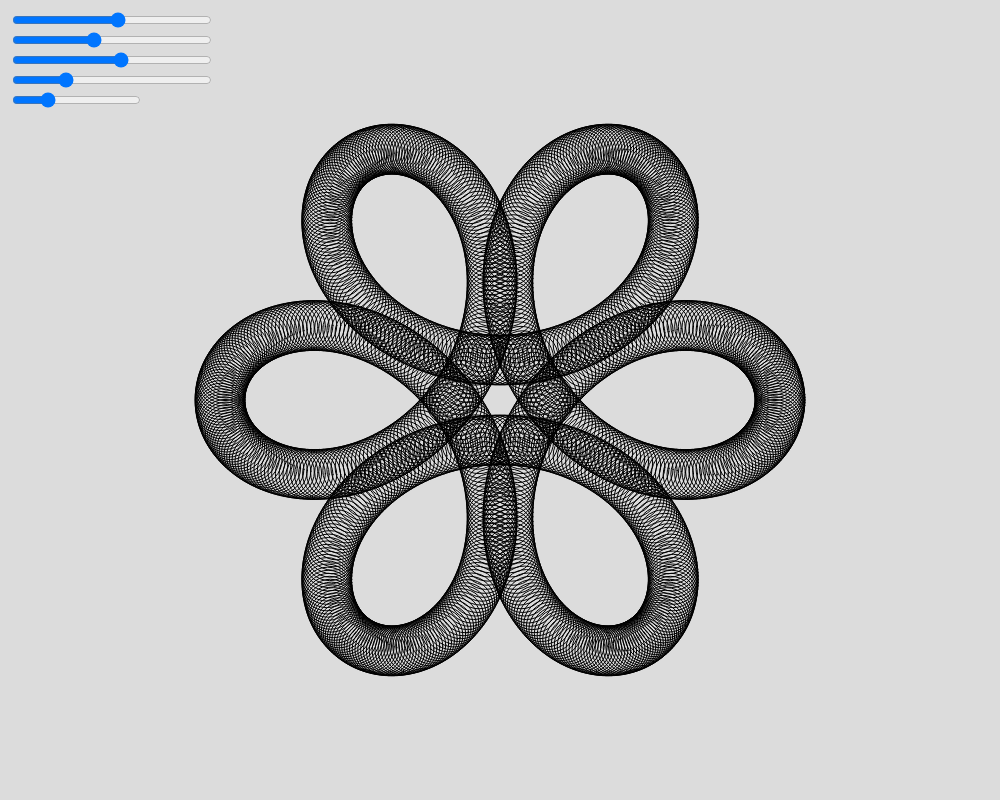
Frame 1 (no input)
Frame 60 (no input): identical to frame 1, image omitted
Frame 120 (the mouse pressed at the canvas centre since frame 60): identical to frame 1, image omitted

The p5.js sketch that drew this single still picture (run headless with seeded random() and noise() and a simulated clock; from frame 60 on, the mouse is pressed at the canvas centre):

// p5.js sketch
// ── sketch.js

let slider_r1
let slider_r2

let slider_m1
let slider_m2

let slider_raggio

function setup() {
	createCanvas(1000, 800)

	slider_r1 = createSlider(0, 300, 160)
	slider_r1.position(10, 10)
	slider_r1.size(200)

	slider_r2 = createSlider(0, 300, 120)
	slider_r2.position(10, 30)
	slider_r2.size(200)

	slider_m1 = createSlider(-10, 10, 1, 1)
	slider_m1.position(10, 50)
	slider_m1.size(200)

	slider_m2 = createSlider(-10, 10, -5, 1)
	slider_m2.position(10, 70)
	slider_m2.size(200)

	slider_raggio = createSlider(1, 200, 50)
	slider_raggio.position(10, 90)
	slider_m2.size(200)

}

function draw() {
	background(220)

	const num = 1000

	noFill()
	for (let i=0; i<num; i++) {

		const rot = TAU / 1000 * i

		const cx = width/2
		const cy = height/2

		const a1 = rot * slider_m1.value()
		const r1 = slider_r1.value()
		const x1 = cx + cos(a1) * r1
		const y1 = cy + sin(a1) * r1

		const a2 = rot * slider_m2.value()
		const r2 = slider_r2.value()
		const x2 = x1 + cos(a2) * r2
		const y2 = y1 + sin(a2) * r2

		// circle(x1, y1, 10)
		circle(x2, y2, slider_raggio.value())
	}



}
